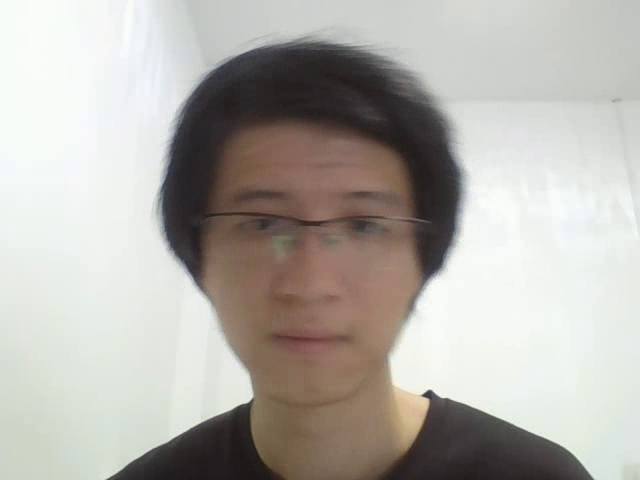
#> input picture frame 3 of 【OpenCv基础】第10讲 调用摄像头进行录像与播放/C++/ConsoleApplication/ConsoleApplication/a.avi, 640 x 480 px, given in place of the camera
$ python main.py
#> lines starting #> are read from the running program, lines starting #| are printed output that depends on the picture
# OpenCv版本：opencv-python 4.6.0.66
# 内容：摄像头录像与播放
# 博客：http://www.bilibili996.com/Course?id=4722430000047
# 作者：高仁宝
# 时间：2023.11

import cv2


#####################[demo1 摄像头图像实时显示]#####################
def demo1():
    # 打开摄像头
    # 一般的笔本电脑有内置摄像头。所以参数就是 0。你可以设置成1或者其他的来择别的摄像头
    Cap = cv2.VideoCapture(0)
    # 判断视频是否打开
    if (Cap.isOpened() == False):
        print('Open Camera Error.')
    else:
        '''
        你可以使用函数 cap.get(propId) 来获得 的一些参数信息。
        propId 可以是 0 到 18 之 的任何整数。
        其中的一些值可以使用 cap.set(propId,value) 来修改value就是你想置成的新值。
        例如 我可以使用 cap.get(3) cv2.CAP_PROP_FRAME_WIDTH和 cap.get(4) cv2.CAP_PROP_FRAME_HEIGHT来查看每一帧的宽和高。
        默认情况下得到的值是 640X480。但是我可以使用 ret=cap.set(3,320) 和 ret=cap.set(4,240) 来把宽和高改成 320X240。
        '''
        # [4 lines of commented-out code are left out]

        Cap.set(cv2.CAP_PROP_FRAME_WIDTH, 640)  # 设置图像宽
        Cap.set(cv2.CAP_PROP_FRAME_HEIGHT, 480)  # 设置图像高
        Cap.set(cv2.CAP_PROP_EXPOSURE, -3)  # 设置曝光值
        # 读取设置的参数
        size = (int(Cap.get(cv2.CAP_PROP_FRAME_WIDTH)), int(Cap.get(cv2.CAP_PROP_FRAME_HEIGHT)))
        baog = int(Cap.get(cv2.CAP_PROP_EXPOSURE))
        # 输出参数
        print('摄像头设置，尺寸:' + str(size))
        print('摄像头设置，曝光:' + str(baog))

        # 读取图像
        # while (True):
        while Cap.isOpened():  # 检查是否成功初始化，否则就 使用函数 cap.open()
            # Capture frame-by-frame
            ret, frame = Cap.read()  # ret 返回一个布尔值 True/False
#> frame is the input picture: shape (480, 640, 3); mean B, G, R 170.5, 176.3, 179.9
            # print('frame shape:',frame.shape)#(720, 1280, 3)

            frame = cv2.flip(frame, flipCode=1)  # 左右翻转,使用笔记本电脑摄像头才有用。
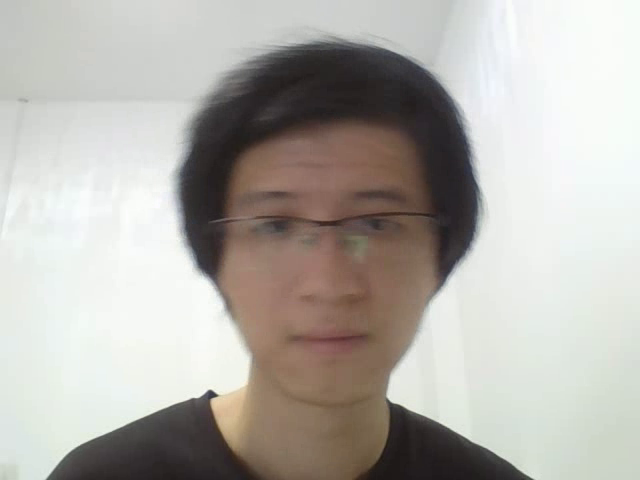
#> frame: shape (480, 640, 3); mean B, G, R 170.5, 176.3, 179.9
            # flipCode：翻转方向：1：水平翻转；0：垂直翻转；-1：水平垂直翻转

            # Our operations on the frame come here
            gray = cv2.cvtColor(frame, cv2.COLOR_BGR2GRAY)
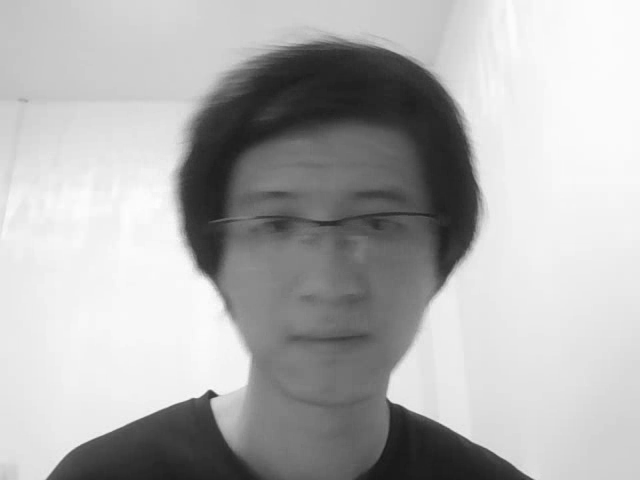
#> gray: shape (480, 640); min 24, max 254, mean 176.6

            # Display the resulting frame
            cv2.imshow('frame', gray)
            cv2.setWindowTitle('frame', 'COLOR_BGR2GRAY')

            # Property=cv2.getWindowProperty('frame',0)#无用

            # if cv2.waitKey(1) & 0xFF == ord('q'):#不行
            #     break
            key = cv2.waitKey(delay=10)
#> (key q is pressed here)
            if key == ord("q"):
                break

        # When everything done, release the capture
#> (the run stopped early here; a loop or call above may not have finished)

$ run again, starting later in the video
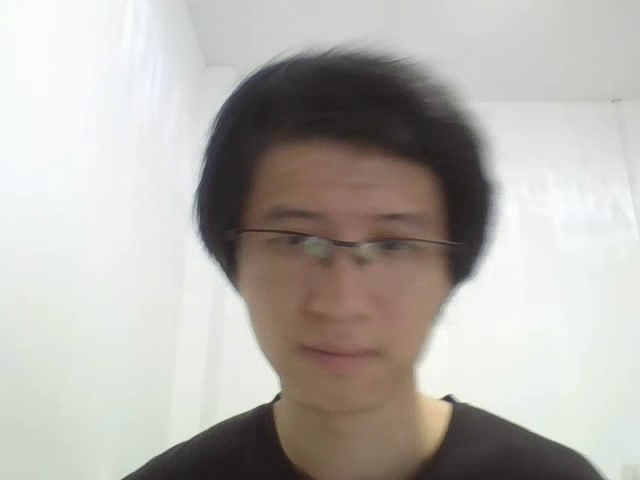
#> input picture frame 15 of 【OpenCv基础】第10讲 调用摄像头进行录像与播放/C++/ConsoleApplication/ConsoleApplication/a.avi, 640 x 480 px, given in place of the camera
#> in demo1, frame is the input picture: shape (480, 640, 3); mean B, G, R 172.1, 178, 181
#> in demo1, `frame = cv2.flip(frame, flipCode=1)`:
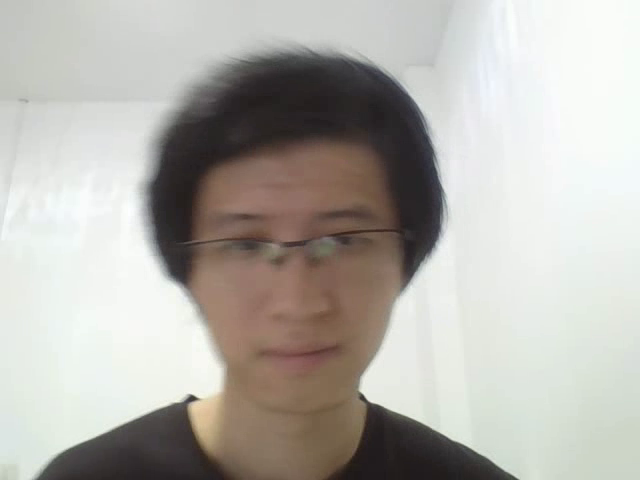
#> frame: shape (480, 640, 3); mean B, G, R 172.1, 178, 181
#> in demo1, `gray = cv2.cvtColor(frame, cv2.COLOR_BGR2GRAY)`:
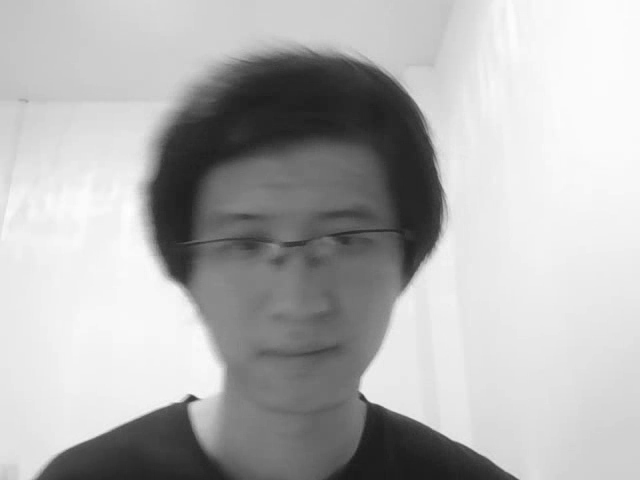
#> gray: shape (480, 640); min 25, max 254, mean 178.1

$ run again, starting later in the video
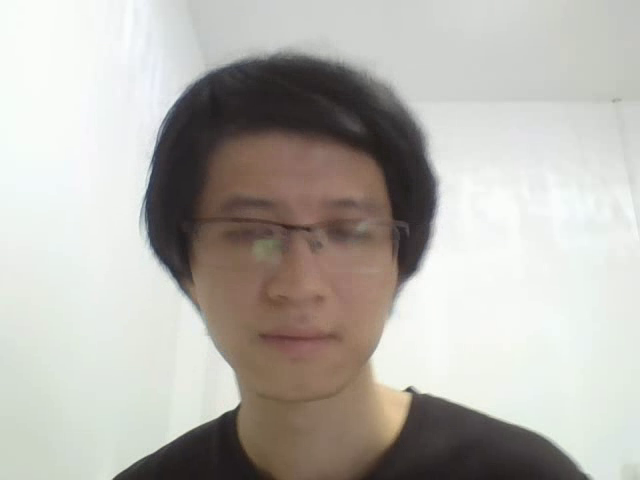
#> input picture frame 27 of 【OpenCv基础】第10讲 调用摄像头进行录像与播放/C++/ConsoleApplication/ConsoleApplication/a.avi, 640 x 480 px, given in place of the camera
#> in demo1, frame is the input picture: shape (480, 640, 3); mean B, G, R 173.6, 179.5, 182.6
#> in demo1, `frame = cv2.flip(frame, flipCode=1)`:
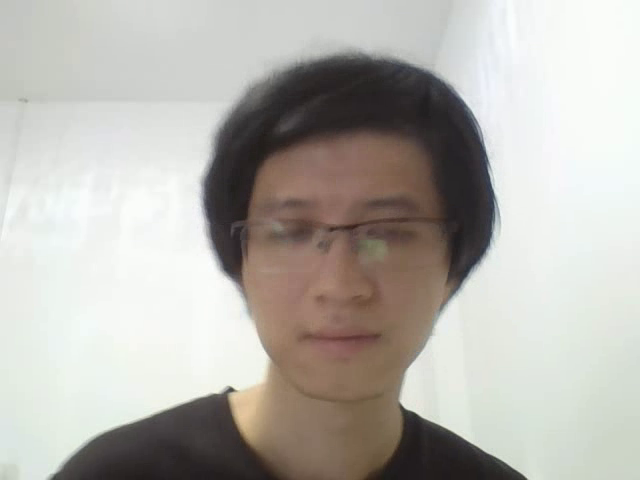
#> frame: shape (480, 640, 3); mean B, G, R 173.6, 179.5, 182.6
#> in demo1, `gray = cv2.cvtColor(frame, cv2.COLOR_BGR2GRAY)`:
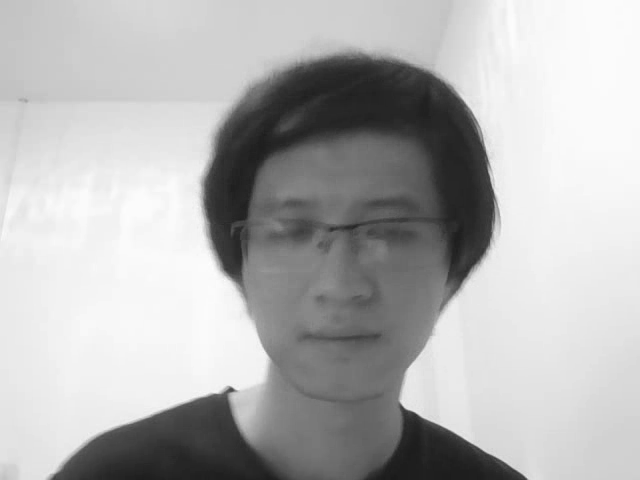
#> gray: shape (480, 640); min 26, max 254, mean 179.7
